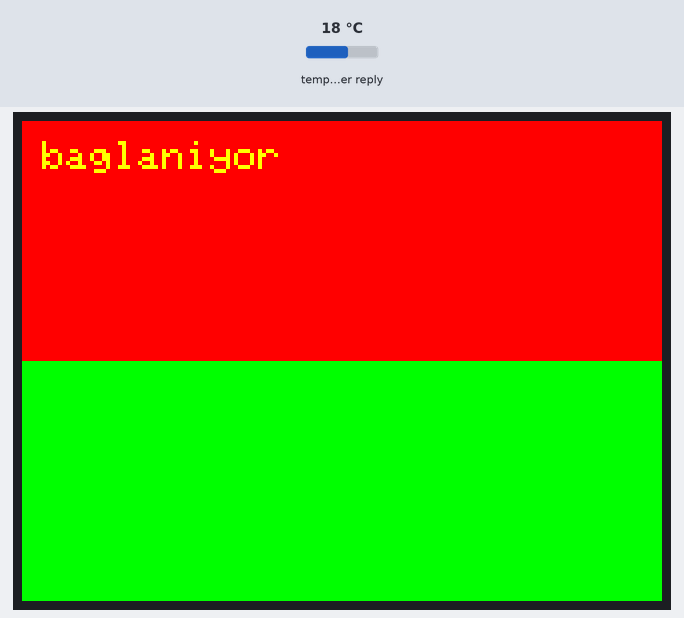
A sketch run on a simulated ESP8266 (Wemos D1 mini). Parts: 320×240 colour display. The test bench sets the inputs (shaded band); at power-on: temperature in the weather reply 18 °C. WiFi joins after 1.5 s; servers stay silent unless stated; network time is answered at once with the bench clock; the local clock reads 2024-03-15 10:24:30 at power-on unless the sketch sets it; web services answer with replies made up by the test bench; what the sketch prints to the serial monitor is not drawn.

Above: at 0.4 s.
At 2.4 s:
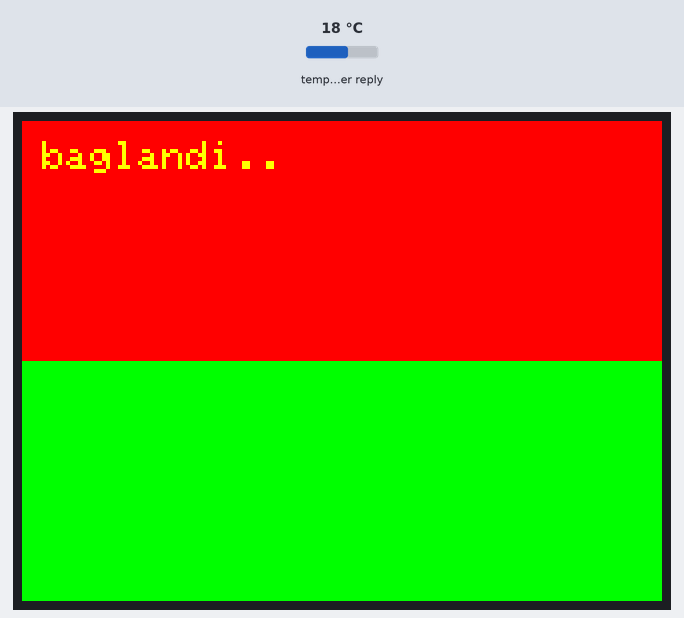
At 5.1 s:
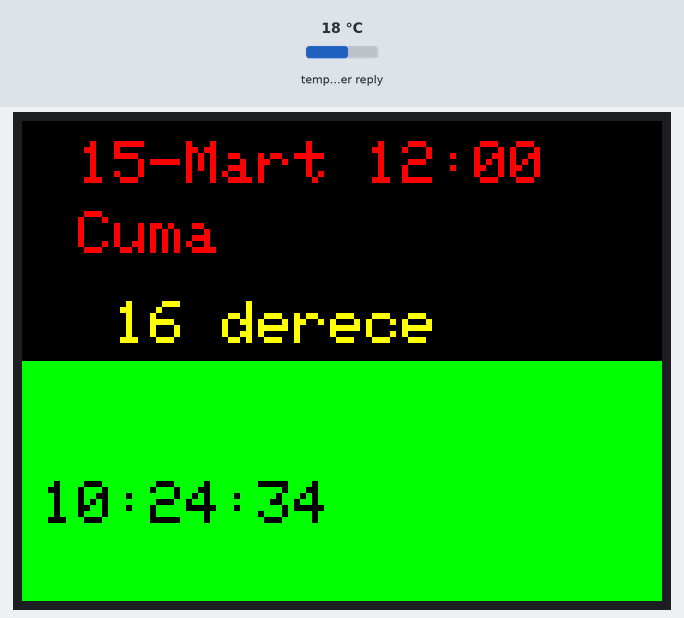
At 15.8 s:
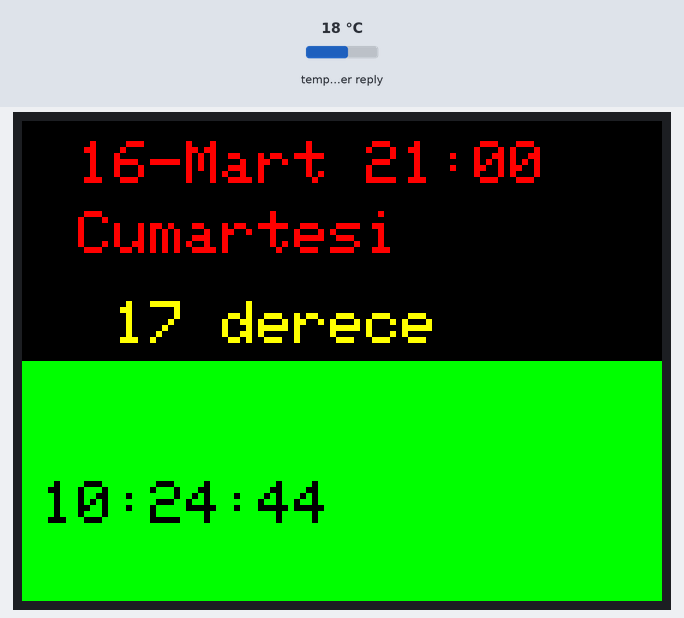
At 27.4 s:
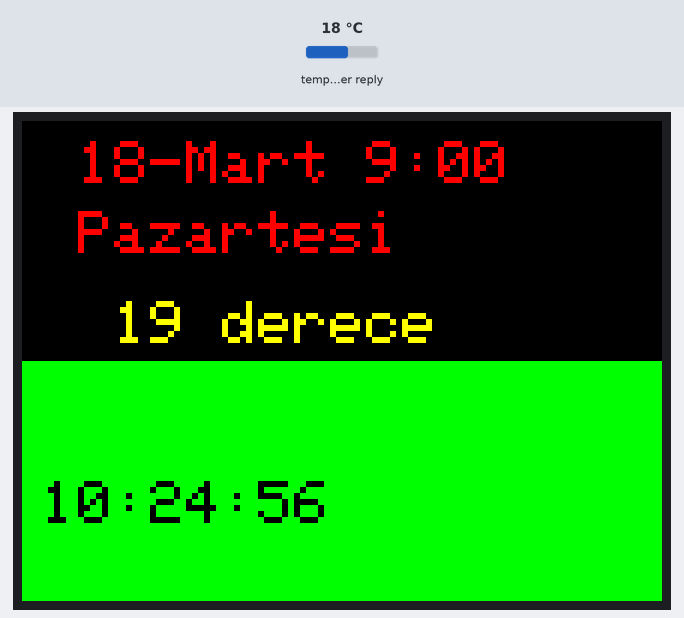
At 39.1 s:
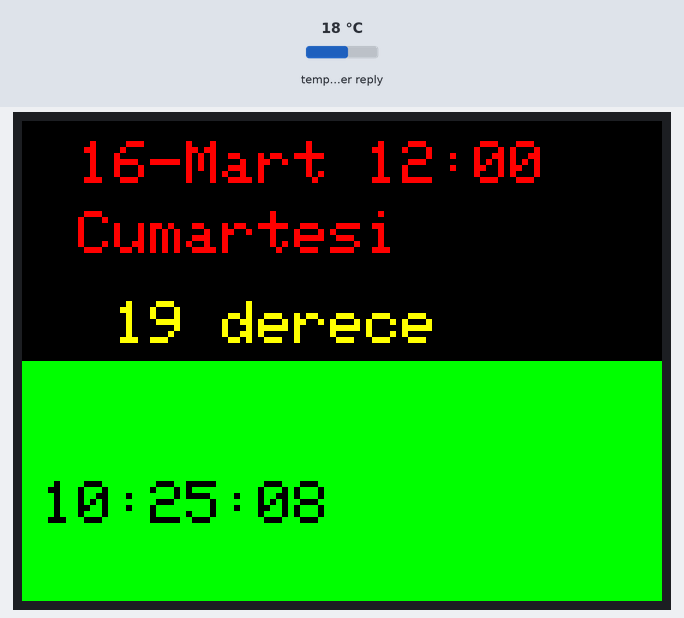

Measured:
- what the display in image 1 shows lasts 2.7 s, from 2.3 s to 5.0 s
- what the display in image 2 shows lasts 1.0 s, from 5.0 s to 6.0 s

The sketch:

2019-12-05-2133_esp8266_webclient_http_request_weather_json.ino
```cpp
#include <SPI.h>
#include <Adafruit_GFX.h>
#include <Adafruit_ILI9341.h>
#include <ESP8266WiFi.h>
#include <WiFiClient.h>
#include <ESP8266HTTPClient.h>
#include <ArduinoJson.h>
#include <TimeLib.h>
#include <NTPClient.h>
#include <WiFiUdp.h>

#define TFT_CS D0  //for D1 mini or TFT I2C Connector Shield (V1.1.0 or later)
#define TFT_DC D8  //for D1 mini or TFT I2C Connector Shield (V1.1.0 or later)
#define TFT_RST -1 //for D1 mini or TFT I2C Connector Shield (V1.1.0 or later)
#define TS_CS D3   //for D1 mini or TFT I2C Connector Shield (V1.1.0 or later)

// #define TFT_CS 14  //for D32 Pro
// #define TFT_DC 27  //for D32 Pro
// #define TFT_RST 33 //for D32 Pro
// #define TS_CS  12 //for D32 Pro

Adafruit_ILI9341 tft = Adafruit_ILI9341(TFT_CS, TFT_DC, TFT_RST);
////////////////////////////////////////
int n=0;
String a;
String b;
String c;
String d;
String f;
#define LINECOLOR1 0xEBD5
#define mavi1 0x21CE
#define mavi2 0x2AB6
#define mavi3 0x3319
#define mavi4 0x43DF
#define sari1 0xDF88
int renk;
int sicaklik;
///////////////////////////////
const char* ssid = "Kablonet Netmaster-DAEB-G";
const char* password = "c6f6b680";
DynamicJsonDocument doc(16000);
String payload;
/////////////////////////////////////////
time_t t1=0;
time_t t2=0;
time_t t3=0;
char *ay[]={"","Ocak","Subat","Mart","Nisan","Mayis","Haziran","Temmuz","Agustos","Eylul","Ekim","Kasim","Aralik"};
char* gun[]={"","Pazar","Pazartesi","Sali","Carsamba","Persembe","Cuma","Cumartesi"};
WiFiUDP ntpUDP;
NTPClient timeClient(ntpUDP);
void setup()
{
  Serial.begin(115200);
  timeClient.begin();
  Serial.println("ILI9341 Test!");
  tft.begin();
  tft.setRotation(1);tft.fillScreen(ILI9341_BLUE);
  tft.setTextColor(ILI9341_YELLOW, ILI9341_RED); tft.setTextSize(2);
  tft.fillRect(0,0, 320,120, ILI9341_RED);
  tft.fillRect(0,120,320,240, ILI9341_GREEN);
WiFi.begin(ssid, password);
while (WiFi.status() != WL_CONNECTED) {
Serial.print("Connecting..");
tft.setCursor(10, 10);tft.print("baglaniyor");
delay(1000);
}
tft.setCursor(10, 10);tft.println("baglandi..");
delay(1000);
}

void loop()
{
if ((WiFi.status() == WL_CONNECTED)&& n==0) { //Check WiFi connection status

HTTPClient http;  //Declare an object of class HTTPClient

http.begin("http://api.openweathermap.org/data/2.5/forecast?lat=39.966477&lon=32.879326&APPID=3d183cadc635fb5328f1eb40606ae0df&units=metric");  //Specify request destination
int httpCode = http.GET();                                                                  //Send the request

if (httpCode > 0) { //Check the returning code

String aa = http.getString();   //Get the request response payload
timeClient.update();
Serial.println(" ");
Serial.println(aa);
Serial.println("*********************************");
deserializeJson(doc,aa);//Print the response payload

serializeJson(doc["list"][20]["dt"], a);
serializeJson(doc["list"][0]["main"]["temp"], b);

Serial.print("a=>");Serial.println(a);
Serial.print("b=>");Serial.println(b);


timeClient.setTimeOffset(3600+3600+3600);
t2 = timeClient.getEpochTime();
setTime(t2);

}

http.end();   //Close connection
n=n+1;

}


for (int i = 0; i <= 26; i++){
a="";b="";

serializeJson(doc["list"][i]["dt"], a);
serializeJson(doc["list"][i]["main"]["temp"], b);
t1=a.toInt();
sicaklik=b.toInt();

if ( 0<sicaklik*100 && 800>sicaklik*100 ){renk=mavi1;}
if (-200<sicaklik*100 && 0>sicaklik*100){renk=mavi2;}
if (-400<sicaklik*100 && -200>sicaklik*100){renk=mavi3;}
if (-600<sicaklik*100 && -400>sicaklik*100){renk=mavi4;}
tft.fillRect(0,0, 320,120, renk);
tft.setTextColor(ILI9341_RED, renk); tft.setTextSize(3);//yenibilgi https://forum.arduino.cc/index.php?topic=364055.0
tft.setCursor(10,10);tft.print(" ");tft.print(day(t1));tft.print("-");tft.print(ay[month(t1)]);tft.print(" ");tft.print(hour(t1));tft.print(":00");tft.print(" ");
tft.setCursor(10,45);tft.print(" ");tft.print(gun[weekday(t1)]);tft.print("      ");
tft.setTextColor(ILI9341_YELLOW, renk);
tft.setCursor(10,90);tft.print("  ");tft.print(b);tft.print(" derece ");


t2=now();
tft.setTextColor(ILI9341_BLACK, ILI9341_GREEN); tft.setTextSize(3);
tft.setCursor(10,180);if (hour(t2) < 10)tft.print("0");tft.print(hour(t2));tft.print(":");if (minute(t2) < 10)tft.print("0");tft.print(minute(t2));tft.print(":");if (second(t2) < 10)tft.print("0");tft.print(second(t2));

delay(900);
}


}
```
